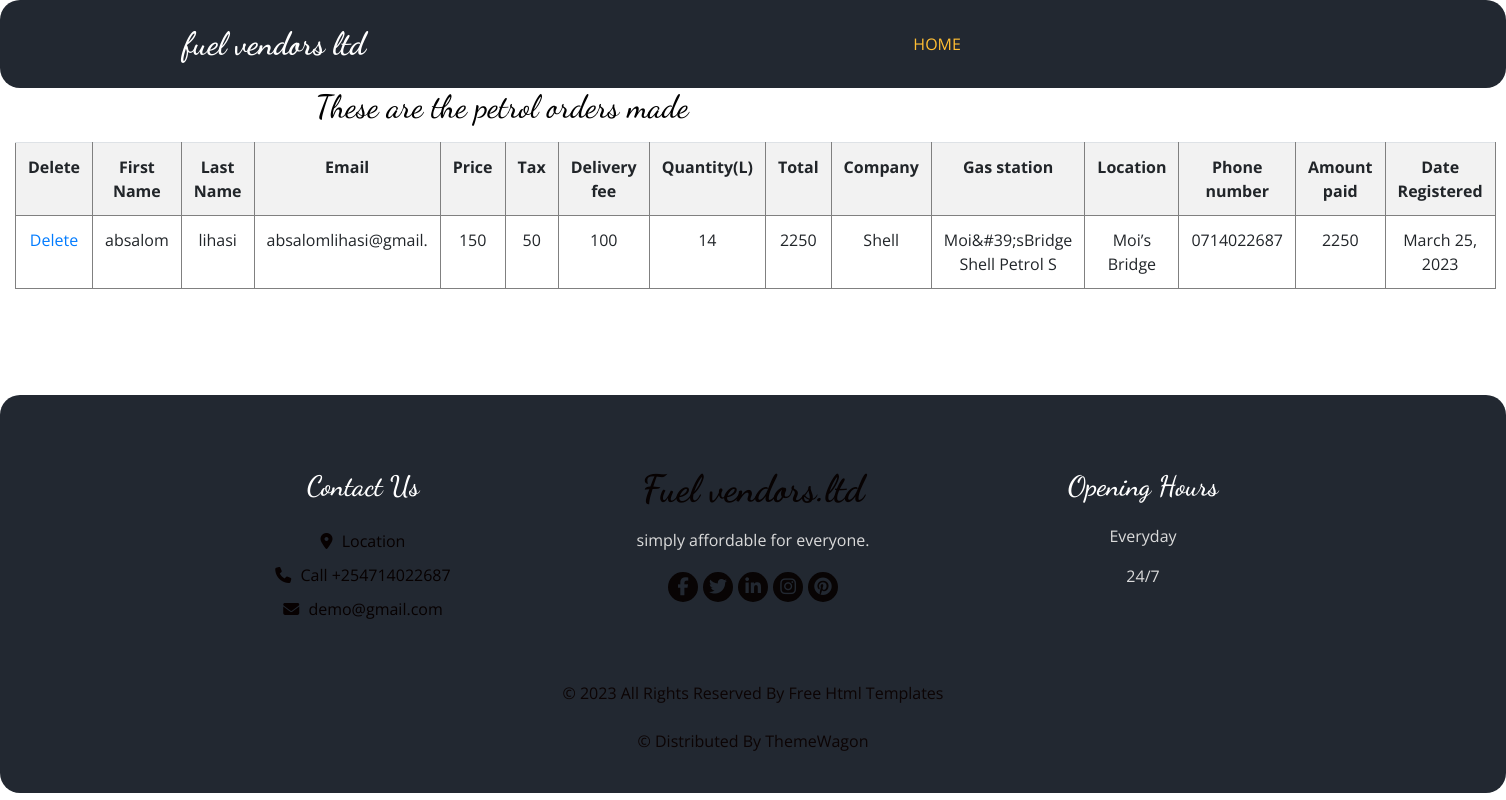
Screenshot of /admin-view-petrol-orders.php with the database file from the repository.
### tables this page shows
CREATE TABLE `petrol_orders` (
  `order_id` mediumint(6) UNSIGNED NOT NULL,
  `first_name` varchar(30) NOT NULL,
  `last_name` varchar(20) NOT NULL,
  `email` varchar(20) NOT NULL,
  `price` varchar(10) NOT NULL,
  `tax` varchar(10) NOT NULL,
  `delivery_fee` varchar(10) NOT NULL,
  `quantity` varchar(10) NOT NULL,
  `total` varchar(10) NOT NULL,
  `company` varchar(20) NOT NULL,
  `gas_station` varchar(30) NOT NULL,
  `location` varchar(30) NOT NULL,
  `phone_number` varchar(10) NOT NULL,
  `amount_paid` varchar(10) NOT NULL,
  `order_date` datetime NOT NULL
);

### admin-view-petrol-orders.php (the view, shortened to what this page needs)
<!DOCTYPE html>
<html lang="en">
<head>
  <link rel="stylesheet" type="text/css" href="css/bootstrap.css" />
  <link rel="stylesheet" type="text/css" href="https://cdnjs.cloudflare.com/ajax/libs/OwlCarousel2/2.3.4/assets/owl.carousel.min.css" />
  <link rel="stylesheet" href="https://cdnjs.cloudflare.com/ajax/libs/jquery-nice-select/1.1.0/css/nice-select.min.css" />
  <link href="css/font-awesome.min.css" rel="stylesheet" />
  <link href="css/style.css" rel="stylesheet" />
  <link href="css/responsive.css" rel="stylesheet" />
</head>
<body>
    <div class="hero_area">
    <header class="header_section" style="background-color:  #222831; border-radius:20px ; ">
      <div class="container" >
        <nav class="navbar navbar-expand-lg custom_nav-container ">
          <a class="navbar-brand">
            <span>
              fuel vendors ltd
            </span>
          </a>
          <div class="collapse navbar-collapse" id="navbarSupportedContent">
            <ul class="navbar-nav  mx-auto ">
              <li class="nav-item active">
                <a class="nav-link" href="administrator.php">Home <span class="sr-only">(current)</span></a>
              </li>
        </nav>
      </div>
</header>
<section class="food_section layout_padding-bottom">
<div  class ="text-center"class="detail-box" style="color: white;background-color: white;">
<div class="col-sm-8">
<h2 class="text-center" style="color:black">These are the petrol orders made</h2>
<p>
<?php
try {
 require('mysqli_connect.php');
 $pagerows = 10;
 if ((isset($_GET['s'])) &&( is_numeric($_GET['s'])))
 {
 $start = htmlspecialchars($_GET['s'], ENT_QUOTES);
 }else{
 $start = 0;
 }
 $query = "SELECT first_name, last_name, email, price, tax, delivery_fee, quantity, total, company, gas_station, location, phone_number, amount_paid, ";
 $query .= "DATE_FORMAT(order_date, '%M %d, %Y')";
 $query .=
 " AS regdat, order_id FROM petrol_orders ORDER BY order_date ASC";
 $query .=" LIMIT ?, ?";
 $q = mysqli_stmt_init($dbcon);
 mysqli_stmt_prepare($q, $query);
 mysqli_stmt_bind_param($q, "ii", $start, $pagerows);
 mysqli_stmt_execute($q);
 $result = mysqli_stmt_get_result($q);
 if ($result) {
 echo '<table class="table table-striped" style="width:100%;height:100%">
 <tr>
 <th scope="col">Delete</th>
 <th scope="col">First Name</th>
 <th scope="col">Last Name</th>
 <th scope="col">Email</th>
 <th scope="col">Price</th>
 <th scope="col">Tax</th>
 <th scope="col">Delivery fee</th>
 <th scope="col">Quantity(L)</th>
 <th scope="col">Total</th>
 <th scope="col">Company</th>
 <th scope="col">Gas station</th>
 <th scope="col">Location</th>
 <th scope="col">Phone number</th>
 <th scope="col">Amount paid</th>
 <th scope="col">Date Registered</th>
 </tr>';
 while ($row = mysqli_fetch_array($result, MYSQLI_ASSOC)) {
$order_id = htmlspecialchars($row['order_id'], ENT_QUOTES);
$first_name = htmlspecialchars($row['first_name'], ENT_QUOTES);
 $last_name = htmlspecialchars($row['last_name'], ENT_QUOTES);
 $email = htmlspecialchars($row['email'], ENT_QUOTES);
 $price = htmlspecialchars($row['price'], ENT_QUOTES);
 $tax = htmlspecialchars($row['tax'], ENT_QUOTES);
 $delivery_fee = htmlspecialchars($row['delivery_fee'], ENT_QUOTES);
 $quantity = htmlspecialchars($row['quantity'], ENT_QUOTES);
 $amount_paid = htmlspecialchars($row['amount_paid'], ENT_QUOTES);
 $company = htmlspecialchars($row['company'], ENT_QUOTES);
 $gas_station = htmlspecialchars($row['gas_station'], ENT_QUOTES);
 $location = htmlspecialchars($row['location'], ENT_QUOTES);
 $phone_number = htmlspecialchars($row['phone_number'], ENT_QUOTES);
 $total = htmlspecialchars($row['total'], ENT_QUOTES);
$order_date = htmlspecialchars($row['regdat'], ENT_QUOTES);
 echo '<tr>
 <td><a href="delete-petrol-orders.php?id=' . $order_id .
 '">Delete</a></td>
 <td>' . $first_name . '</td>
<td>' . $last_name . '</td>
<td>' . $email . '</td>
<td>' . $price . '</td>
<td>' . $tax . '</td>
<td>' . $delivery_fee . '</td>
<td>' . $quantity . '</td>
<td>' . $total . '</td>
<td>' . $company . '</td>
<td>' . $gas_station . '</td>
<td>' . $location . '</td>
<td>' . $phone_number . '</td>
<td>' . $amount_paid . '</td>
<td>' . $order_date . '</td>
</tr>';
 }
 echo '</table>';
 }
 else {
 echo '<p class="text-center">The current users could not be ';
 echo 'retrieved. We apologize for any inconvenience.</p>';
 exit;
 }
}
catch(Exception $e)
{
 print "The system is busy please try later";
}
catch(Error $e)
{
 print "The system is busy please try again later.";
}
?>
</div>
</div>
  </section>
		<footer class="footer_section" style="border-radius:20px ;" >
    <div class="container">
      <div class="row">
        <div class="col-md-4 footer-col">
          <div class="footer_contact">
            <h4>
              Contact Us
            </h4>
            <div class="contact_link_box">
              <a href="">
                <i class="fa fa-map-marker" aria-hidden="true"></i>
                <span>
                  Location
                </span>
              </a>
              <a href="">
                <i class="fa fa-phone" aria-hidden="true"></i>
                <span>
                  Call +254714022687
                </span>
              </a>
              <a href="">
                <i class="fa fa-envelope" aria-hidden="true"></i>
                <span>
                  demo@gmail.com
                </span>
              </a>
            </div>
          </div>
        </div>
        <div class="col-md-4 footer-col">
          <div class="footer_detail">
            <a href="" class="footer-logo">
              Fuel vendors.ltd
            </a>
            <p>
             simply affordable for everyone.
          </p>
            <div class="footer_social">
              <a href="">
                <i class="fa fa-facebook" aria-hidden="true"></i>
              </a>
              <a href="">
                <i class="fa fa-twitter" aria-hidden="true"></i>
              </a>
              <a href="">
                <i class="fa fa-linkedin" aria-hidden="true"></i>
              </a>
              <a href="">
                <i class="fa fa-instagram" aria-hidden="true"></i>
              </a>
              <a href="">
                <i class="fa fa-pinterest" aria-hidden="true"></i>
              </a>
            </div>
          </div>
        </div>
        <div class="col-md-4 footer-col">
          <h4>
            Opening Hours
          </h4>
          <p>
            Everyday
          </p>
          <p>
            24/7
          </p>
        </div>
      </div>
      <div class="footer-info">
        <p>
          &copy; <span id="displayYear"></span> All Rights Reserved By
          <a href="https://html.design/">Free Html Templates</a><br><br>
          &copy; <span id="displayYear"></span> Distributed By
          <a href="https://themewagon.com/" target="_blank">ThemeWagon</a>
        </p>
      </div>
    </div>
  </footer>
	</body>
</html>

### css/style.css (style rules this page uses)
body { font-family: "Open Sans", sans-serif; color: #0c0c0c; background-color: #ffffff; overflow-x: hidden; }
.layout_padding-bottom { padding-bottom: 90px; }
h1, h2 { font-family: 'Dancing Script', cursive; }
a, a:hover, a:focus { text-decoration: none; }
.hero_area { position: relative; min-height: 100vh; display: -webkit-box; display: -ms-flexbox; display: flex; -webkit-box-orient: vertical; -webkit-box-direction: normal; -ms-flex-direction: column; flex-direction: column; }
.header_section { padding: 15px 0; }
.navbar-brand { font-family: 'Dancing Script', cursive; }
.navbar-brand span { font-weight: bold; font-size: 32px; color: #ffffff; }
.custom_nav-container { padding: 0; }
.custom_nav-container .navbar-nav { padding-left: 18%; }
.custom_nav-container .navbar-nav .nav-item .nav-link { padding: 5px 20px; color: black; text-align: center; text-transform: uppercase; border-radius: 5px; -webkit-transition: all 0.3s; transition: all 0.3s; }
.custom_nav-container .navbar-nav .nav-item:hover .nav-link, .custom_nav-container .navbar-nav .nav-item.active .nav-link { color: #ffbe33; }
.footer_section { background-color: #222831; color: #ffffff; padding: 75px 0 40px 0; text-align: center; }
.footer_section h4 { font-size: 28px; }
.footer_section h4, .footer_section .footer-logo { font-weight: 600; margin-bottom: 20px; font-family: 'Dancing Script', cursive; }
.footer_section p { color: #dbdbdb; }
.footer_section .footer-col { margin-bottom: 30px; }
.footer_section .footer_contact .contact_link_box { display: -webkit-box; display: -ms-flexbox; display: flex; -webkit-box-orient: vertical; -webkit-box-direction: normal; -ms-flex-direction: column; flex-direction: column; }
.footer_section .footer_contact .contact_link_box a { margin: 5px 0; color: #070101; }
.footer_section .footer_contact .contact_link_box a i { margin-right: 5px; }
.footer_section .footer-logo { display: block; font-weight: bold; font-size: 38px; line-height: 1; color: #070202; }
.footer_section .footer_social { display: -webkit-box; display: -ms-flexbox; display: flex; -webkit-box-pack: center; -ms-flex-pack: center; justify-content: center; margin-top: 20px; margin-bottom: 10px; }
.footer_section .footer_social a { display: -webkit-box; display: -ms-flexbox; display: flex; -webkit-box-pack: center; -ms-flex-pack: center; justify-content: center; -webkit-box-align: center; -ms-flex-align: center; align-items: center; color: #222831; width: 30px; height: 30px; border-radius: 100%; background-color: #080404; border-radius: 100%; margin: 0 2.5px; font-size: 18px; }
.footer_section .footer-info { text-align: center; margin-top: 25px; }
.footer_section .footer-info p { color: #0c0404; margin: 0; }
.footer_section .footer-info p a { color: inherit; }

### css/responsive.css (style rules this page uses)
@media (min-width: 1200px) { .container { max-width: 1170px; } }

### admin-view-petrol-orders.php (style rules this page uses)
td,th { border:1px solid gray ; }

### rows the page displays
petrol_orders: first_name "absalom", last_name "lihasi", email "absalomlihasi@gmail.", price "150", tax "50", delivery_fee "100", quantity "14", total "2250", company "Shell", gas_station "Moi&#39;sBridge Shell Petrol S", location "Moi’s Bridge", phone_number "0714022687", amount_paid "2250", order_date "March 25, 2023"
